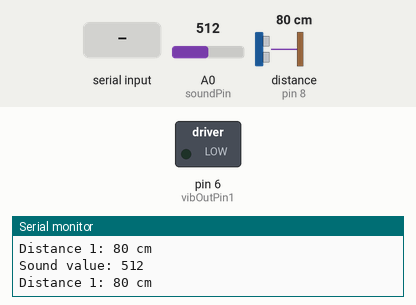
Bench run of a sketch on a simulated Arduino Uno, built with avr-gcc and run on an emulated ATmega328P. On the bench: switched loads named in the sketch (green lamp = pin HIGH), the last lines printed to the serial monitor. Wiring (inferred from the names in the program): ultrasonic range finder: trigger pin 7; echo pin 8. The test bench sets the inputs (shaded band); at power-on: distance to the obstacle (sensor on pin 8) 80 cm, A0 (soundPin) = 512. The echo pulse lasts 58.3 µs per cm; pins used as bus, display or sensor lines are not drawn.

Above: at 1.2 s.
1.3 s: distance to the obstacle (sensor on pin 8) set to 8 cm
2.8 s: distance to the obstacle (sensor on pin 8) set to 5 cm
At 4.1 s:
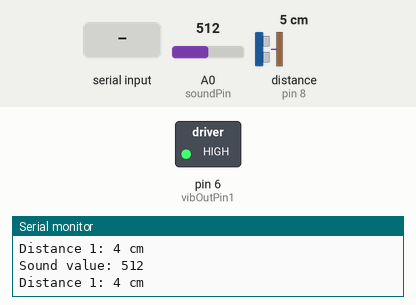
4.4 s: "K" received over Serial
At 5.3 s:
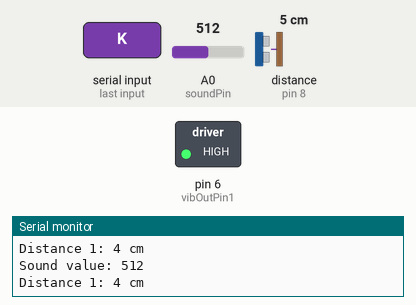
9.1 s: A0 (soundPin) set to 108
10.6 s: A0 (soundPin) set to 91
Timing chart, 0 to 13.1 s (numbered marks = the images above; inputs shaded):
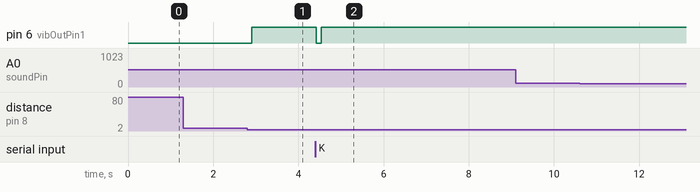

Measured:
- the behaviour switches between 7 and 6 cm on distance to the obstacle (sensor on pin 8) (found by bisection; images 0 and 1)
- after the input at 2.8 s, pin 6 (vibOutPin1): LOW → HIGH after 0.10 s
- after the input at 4.4 s, pin 6 (vibOutPin1): HIGH → LOW at once, → HIGH 0.11 s later

The sketch:

Final_code-Arduino_board_2.ino
```cpp
#include "Wire.h"
#include "I2Cdev.h"
#include "MPU6050.h"

// Ultrasonic Sensor Pins
const int trigPin1 = 7;  // Trigger pin for Ultrasonic Sensor
const int echoPin1 = 8;  // Echo pin for Ultrasonic Sensor
const int vibOutPin1 = 6; // Vibration motor pin

// MPU6050 Variables
MPU6050 mpu;
int16_t ax, ay, az;
int16_t gx, gy, gz;

// Vibration control variables
bool stopVibration = false; // Track whether the vibration should stop
bool isAccelerating = false; // Track if acceleration starts
bool isDecelerating = false; // Track if deceleration starts
unsigned long vibrationDuration = 1000; // Duration for vibration in milliseconds
unsigned long vibrationStartTime; // Track when to start the vibration
bool vibrationActive = false; // Check if vibration is currently active

// Silence detection variables
unsigned long silenceStartTime = 0;  // Record silence start time
bool silenceStarted = false;         // Track if silence period has started
unsigned long silenceDurationThreshold = 30000; // Silence threshold of 2 minutes (in milliseconds)

// Acceleration detection flags
bool checkAcceleration = false; // Enable or disable acceleration check
bool vibrationStoppedByUser = false; // Track if the user stopped the vibration

// Sound sensor pin
const int soundPin = A0;

void setup() {
  Serial.begin(9600); // Initialize serial communication

  // Initialize Ultrasonic Sensor
  pinMode(trigPin1, OUTPUT); // Set trigger pin as output
  pinMode(echoPin1, INPUT); // Set echo pin as input
  pinMode(vibOutPin1, OUTPUT); // Set vibration motor pin as output

  // Initialize MPU6050
  Wire.begin();
  mpu.initialize();
  if (!mpu.testConnection()) {
    Serial.println("MPU6050 initialization failed!");
    while (1); // Stop execution if initialization fails
  }
}

void loop() {
  long duration, cm;
  int soundValue = analogRead(soundPin);

  // 打印声音传感器的数值
  Serial.print("Sound value: ");
  Serial.println(soundValue);

  // Trigger the ultrasonic sensor
  digitalWrite(trigPin1, LOW);
  delayMicroseconds(2);
  digitalWrite(trigPin1, HIGH);
  delayMicroseconds(10);
  digitalWrite(trigPin1, LOW);

  // Read the signal from the sensor
  duration = pulseIn(echoPin1, HIGH);
  cm = microsecondsToCentimeters(duration);

  // Print the distance to the Serial Monitor
  Serial.print("Distance 1: ");
  Serial.print(cm);
  Serial.println(" cm");

  // Control the vibration motor based on the measured distance
  if (cm <= 5) {
    stopVibration = false; // Allow vibration to occur again if distance <= 5 cm
    digitalWrite(vibOutPin1, HIGH); // Activate the vibration motor
  } else {
    digitalWrite(vibOutPin1, LOW); // Deactivate the vibration motor
  }

  // Silence detection logic
  if (soundValue == 20 && !silenceStarted) {
    silenceStartTime = millis();
    silenceStarted = true;
    Serial.println("Silence start");
  } else if (soundValue > 20) {
    silenceStarted = false;
  }

  if (silenceStarted && (millis() - silenceStartTime >= silenceDurationThreshold) && !stopVibration) {
    digitalWrite(vibOutPin1, HIGH);
    vibrationStartTime = millis();
    vibrationActive = true;
    silenceStarted = false;
    Serial.println("Vibration activated after 2 minutes of silence.");
  }

  // Manage vibration duration
  if (vibrationActive && (millis() - vibrationStartTime >= vibrationDuration)) {
    digitalWrite(vibOutPin1, LOW);
    vibrationActive = false;
    Serial.println("Vibration motor deactivated.");
  }

  // Check if acceleration detection is enabled
  if (checkAcceleration && !vibrationStoppedByUser) {
    // Read MPU6050 Data
    mpu.getMotion6(&ax, &ay, &az, &gx, &gy, &gz);

    // Print accelerometer data
    Serial.print("Accel X: "); Serial.print(ax);
    Serial.print("  Accel Y: "); Serial.print(ay);
    Serial.print("  Accel Z: "); Serial.println(az);

    // Check conditions for acceleration and deceleration
    if (!isAccelerating && ax < 10000 && cm < 1200) {
      isAccelerating = true; // Start acceleration condition
      Serial.println("Acceleration started.");
    }

    if (isAccelerating && ax > 12000 && cm < 40) {
      isDecelerating = true; // Start deceleration condition
      Serial.println("Deceleration started.");
    }

    if (isDecelerating && ax < 10000 && cm < 1200) {
      digitalWrite(vibOutPin1, HIGH); // Activate vibration motor
      vibrationStartTime = millis(); // Store the time when vibration starts
      vibrationActive = true; // Set vibration active flag
      Serial.println("Vibration motor activated.");
    }

    // Manage vibration duration
    if (vibrationActive && (millis() - vibrationStartTime >= vibrationDuration)) {
      digitalWrite(vibOutPin1, LOW); // Deactivate vibration motor
      vibrationActive = false; // Reset vibration active flag
      isAccelerating = false; // Reset acceleration status
      isDecelerating = false; // Reset deceleration status
      Serial.println("Vibration motor deactivated.");
    }
  }

  // Check for serial input to control features
  if (Serial.available() > 0) {
    char inputChar = Serial.read();
    if (inputChar == 'K') {
      stopVibration = true; // Stop the vibration when 'K' is pressed
      vibrationStoppedByUser = true; // Set flag to indicate user has stopped the vibration
      digitalWrite(vibOutPin1, LOW); // Ensure vibration motor is off
      Serial.println("Vibration manually stopped by user.");
    }
    if (inputChar == 'A') {
      checkAcceleration = true; // Enable acceleration detection when 'A' is pressed
      isAccelerating = false;  // Reset acceleration flag
      isDecelerating = false;  // Reset deceleration flag
      vibrationActive = false; // Ensure vibration isn't active yet
      stopVibration = false;   // Allow vibration to occur again
      vibrationStoppedByUser = false; // Reset the user stop flag when acceleration is re-enabled
      Serial.println("Acceleration detection enabled and conditions reset.");
    }
  }

  delay(100); // Short delay before the next loop
}

// Function to convert microseconds to centimeters
long microsecondsToCentimeters(long microseconds) {
  return microseconds / 29 / 2; // Convert to centimeters
}
```
